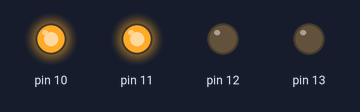
Simulated run of this sketch. Board: Arduino Uno, built with avr-gcc and run on an emulated ATmega328P. Parts: output pins drawn as LEDs (lit = HIGH).

Above: at 0.6 s.
At 1.2 s:
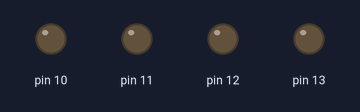
At 1.8 s:
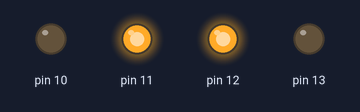
At 3.0 s:
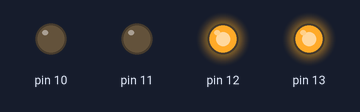
At 3.9 s:
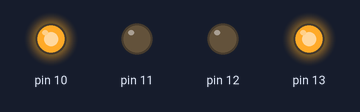
Timing chart, 0 to 5.6 s (numbered marks = the images above):
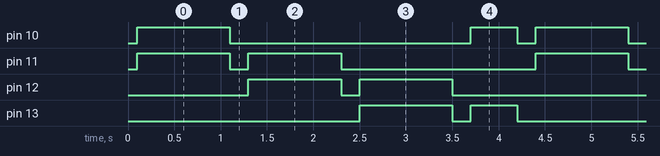

Measured:
- by itself, pin 10: repeats every 4.3 s: LOW 2.6 s, HIGH 0.50 s, LOW 0.20 s, HIGH 1.0 s
- by itself, pin 11, pin 12: repeats every 4.3 s: LOW 0.20 s, HIGH 1.0 s, LOW 2.1 s, HIGH 1.0 s
- by itself, pin 13: repeats every 4.3 s: LOW 0.20 s, HIGH 0.50 s, LOW 2.6 s, HIGH 1.0 s

The sketch:

experiment_2_led_chaser.ino
```cpp
void setup() {
for(int i=10;i<=13;i++){
  pinMode(i,OUTPUT);
}

}

void loop() {
  for(int i=10;i<14;i++){
    allLEDsOff();
    if(i!=13){
      digitalWrite(i,HIGH);
      digitalWrite(i+1,HIGH);
      delay(500);
    }
    else
    digitalWrite(i,HIGH);
    digitalWrite(i-3,HIGH);
    delay(500);
    allLEDsOff();
  }

}
void allLEDsOff(void)
{
  for(int i=10;i<=14;i++){
    digitalWrite(i,LOW);
  }
  delay(100);
}
```
